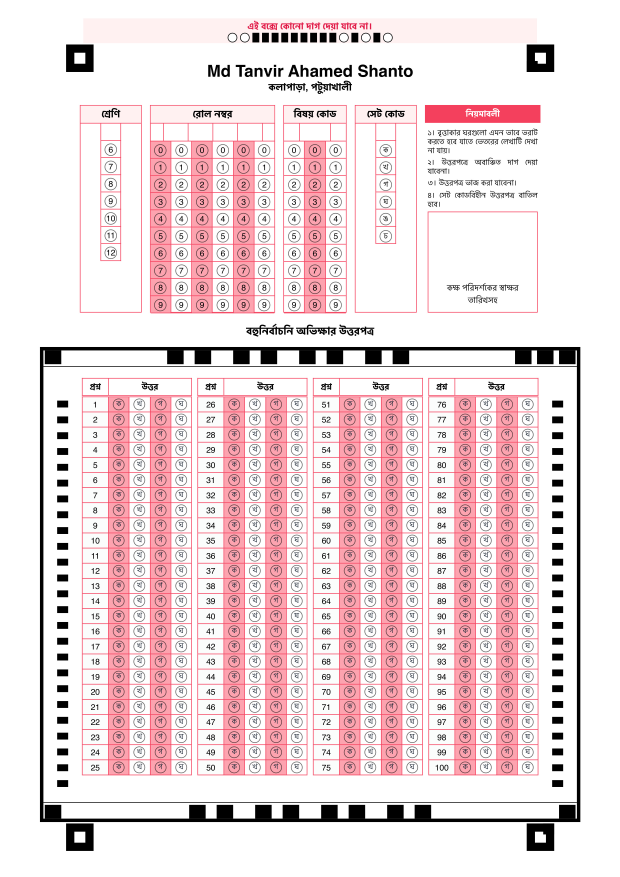
#> input picture test_omr.jpg, 2479 x 3508 px (shown at 1/4 size)
$ python simulate_marks.py   (older library calls are emulated)
#> lines starting #> are read from the running program, lines starting #| are printed output that depends on the picture; after the words box and inside, x2 and y2 are one past the last pixel; in counts of white or black regions, pixels touching at a corner belong together
#> further down, img is the input picture: shape (3508, 2479, 3); mean B, G, R 221.1, 218.5, 236.7
### app/utils/omr_engine.py
"""
OptiMark OMR Engine - Robust OMR processing using OpenCV, NumPy, Imutils.

Implements:
- Four corner marker detection (black squares) for Perspective Transform
- Preprocessing: Grayscale, Gaussian Blur, Canny Edge, Adaptive Thresholding
- Zone segmentation: Roll Number (top-left), Set Code, MCQ Grid (60 questions)
- Pixel Counting / Contour method: bubble marked if highest black pixel density in row
- Supports Bengali set codes: ক, খ, গ, ঘ
- Error handling: "No bubbles detected", "Image too blurry"
"""

import json
import os
import cv2
import numpy as np
from imutils.perspective import four_point_transform
from pathlib import Path
from typing import Optional, Dict, Tuple, List, Union
from dataclasses import dataclass, field


# --- Error codes for robust handling ---
class OMRProcessingError(Exception):
    """Base exception for OMR processing errors."""

    pass


class NoBubblesDetectedError(OMRProcessingError):
    """Raised when no bubbles could be detected in the image."""

    pass


class ImageTooBlurryError(OMRProcessingError):
    """Raised when image is too blurry for reliable processing."""

    pass


@dataclass
class OMRResult:
    """Structured result from OMR processing."""

    roll_number: str = ""
    set_code: str = ""
    answers: List[int] = field(default_factory=list)  # 0-3 for each question
    success: bool = False
    error_message: str = ""


# --- OMR Sheet Layout Constants ---
SHEET_WIDTH = 2480
SHEET_HEIGHT = 3508
MARKER_MIN_AREA_RATIO = 0.0005
MARKER_MAX_AREA_RATIO = 0.015
QUESTIONS_PER_COLUMN = 15
OPTIONS_PER_QUESTION = 4
TOTAL_QUESTIONS = 60

# Bengali set codes (ক=0, খ=1, গ=2, ঘ=3, ঙ=4, চ=5) - maps index to character
BENGALI_SET_CODES = ["ক", "খ", "গ", "ঘ", "ঙ", "চ"]
ENGLISH_SET_CODES = ["A", "B", "C", "D", "E", "F"]

# Blur detection threshold (Laplacian variance) - lower = blurrier
BLUR_THRESHOLD = 20

# 20Q custom template defaults (derived from mcq.png warped baseline: 2480x2289)
_DEFAULT_20Q_Y = [925, 1032, 1143, 1252, 1360, 1465, 1580, 1688, 1792, 1904]
_DEFAULT_20Q_X = [
    [393, 627, 856, 1094],
    [1741, 1975, 2209, 2443],
]
_DEFAULT_20Q_REF_W = 2480
_DEFAULT_20Q_REF_H = 2289
_DEFAULT_20Q_PROFILE = {
    "y_centers_norm": [v / _DEFAULT_20Q_REF_H for v in _DEFAULT_20Q_Y],
    "x_cols_norm": [[v / _DEFAULT_20Q_REF_W for v in col] for col in _DEFAULT_20Q_X],
    "roi_half_w_norm": 20 / _DEFAULT_20Q_REF_W,
    "roi_half_h_norm": 20 / _DEFAULT_20Q_REF_H,
    "mark_threshold": 0.17,
    "ambiguity_second_min": 0.18,
    "ambiguity_gap_max": 0.06,
    "ambiguity_peak_cap": 0.80,
}
_PROFILE_20Q_CACHE: Optional[Dict[str, object]] = None
_PROFILE_20Q_CACHE_KEY: Optional[Tuple[str, Optional[float]]] = None


# [160 lines left out: functions _resolve_20q_profile_path, _validate_20q_profile, _load_20q_profile, _build_20q_runtime_grid, _get_dynamic_zones, not called in this run]

def _order_points(pts: np.ndarray) -> np.ndarray:
    """Order 4 points as top-left, top-right, bottom-right, bottom-left."""
    rect = np.zeros((4, 2), dtype=np.float32)
    s = pts.sum(axis=1)
    rect[0] = pts[np.argmin(s)]
    rect[2] = pts[np.argmax(s)]
    diff = np.diff(pts, axis=1)
    rect[1] = pts[np.argmin(diff)]
    rect[3] = pts[np.argmax(diff)]
    return rect


# [7 lines left out: function _check_image_blur, not called in this run]


def _preprocess_image(img: np.ndarray) -> np.ndarray:
    """
    Full preprocessing pipeline:
    1. Grayscale
    2. Gaussian Blur (noise reduction)
    3. Adaptive Thresholding
    Also used for edge detection: Canny after Gaussian Blur.
    """
    # Step 1: Grayscale
    if len(img.shape) == 3:
        gray = cv2.cvtColor(img, cv2.COLOR_BGR2GRAY)
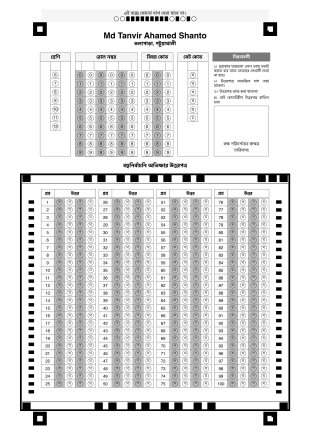
#> gray: shape (3508, 2479) (shown at 1/8 size); min 0, max 255, mean 224.2
    else:
        gray = img.copy()

    # Step 2: Contrast Enhancement (CLAHE) - very effective for shadows/mobile photos
    clahe = cv2.createCLAHE(clipLimit=2.0, tileGridSize=(8, 8))
    gray_balanced = clahe.apply(gray)

    # Step 3: Gaussian Blur - reduces noise for better edge detection
    blurred = cv2.GaussianBlur(gray_balanced, (5, 5), 0)

    return blurred


def _find_corner_markers(gray: np.ndarray) -> Optional[np.ndarray]:
    """
    Find the four black square corner markers using:
    - Multi-threshold adaptive thresholding
    - Canny Edge Detection
    - Contour detection
    Returns ordered points: top-left, top-right, bottom-right, bottom-left.
    """
    h, w = gray.shape
    total_area = h * w

    # Try multiple thresholds for robustness
    for t_val in [3, 7, 11, 15]:
        thresh = cv2.adaptiveThreshold(
            gray, 255, cv2.ADAPTIVE_THRESH_GAUSSIAN_C, cv2.THRESH_BINARY_INV, 21, t_val
        )
        edges = cv2.Canny(gray, 50, 150)
        combined = cv2.bitwise_or(thresh, edges)
        kernel = np.ones((3, 3), np.uint8)
        combined = cv2.morphologyEx(combined, cv2.MORPH_CLOSE, kernel)

        contours, _ = cv2.findContours(combined, cv2.RETR_EXTERNAL, cv2.CHAIN_APPROX_SIMPLE)
        candidates = []

        for cnt in contours:
            area = cv2.contourArea(cnt)
            if MARKER_MIN_AREA_RATIO * total_area < area < MARKER_MAX_AREA_RATIO * total_area:
                peri = cv2.arcLength(cnt, True)
                approx = cv2.approxPolyDP(cnt, 0.02 * peri, True)
                if len(approx) == 4:
                    x, y, w_rect, h_rect = cv2.boundingRect(approx)
                    aspect = max(w_rect, h_rect) / (min(w_rect, h_rect) + 1e-6)
                    if 0.4 < aspect < 2.5:
                        candidates.append((area, approx))

        candidates.sort(key=lambda x: x[0], reverse=True)
        centers = []
        for c in candidates:
            approx = c[1]
            pts_2d = approx.reshape(-1, 2)
            center = pts_2d.mean(axis=0)
            is_duplicate = False
            for existing in centers:
                if np.linalg.norm(center - existing) < 50:
                    is_duplicate = True
                    break
            if not is_duplicate:
                centers.append(center)
                if len(centers) == 10: break

        if len(centers) >= 4:
            import itertools
            max_quad_area = 0
            best_quad = None
            for quad_indices in itertools.combinations(range(len(centers)), 4):
                quad_pts = np.array([centers[i] for i in quad_indices], dtype=np.float32)
                ordered = _order_points(quad_pts)
                x, y = ordered[:, 0], ordered[:, 1]
                area = 0.5 * np.abs(np.dot(x, np.roll(y, 1)) - np.dot(y, np.roll(x, 1)))
                if area > max_quad_area:
                    max_quad_area = area
                    best_quad = ordered

            if best_quad is not None and max_quad_area > 0.40 * total_area:
                return best_quad.astype(np.float32)
#> this loop made 1 pass
#> pass 1, in _find_corner_markers, `thresh = cv2.adaptiveThreshold( gray, 255, cv2.ADAPTIVE_THRESH_GAUSSIA..`:
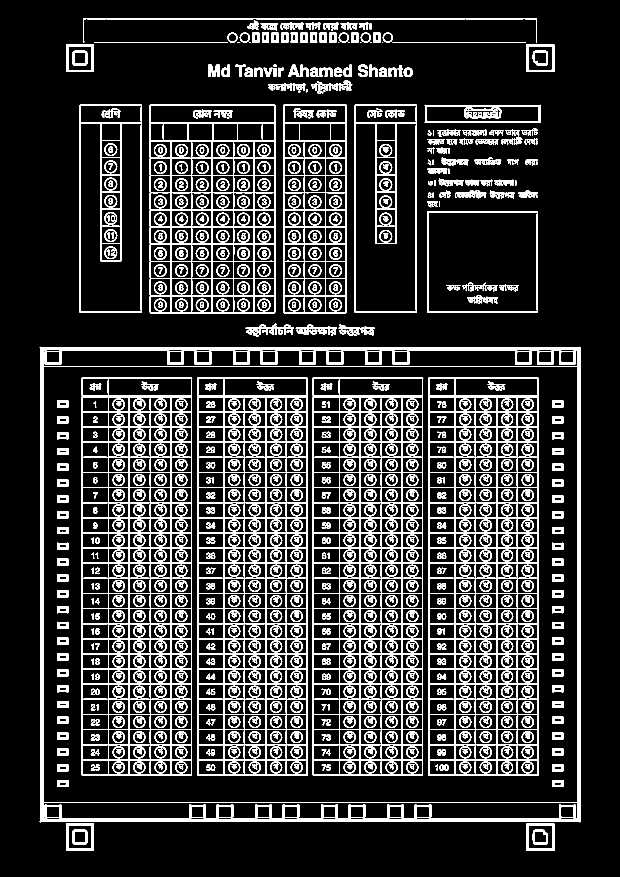
#> thresh: shape (3508, 2479) (shown at 1/4 size); 14% white; 1456 white regions (22 under 20 px), largest, box (x1, y1, x2, y2) and area: (159, 1387, 2322, 3289) 156298, (1251, 1586, 1692, 3102) 80561, (1713, 1586, 2154, 3102) 80444
#> pass 1, in _find_corner_markers, `edges = cv2.Canny(gray, 50, 150)`:
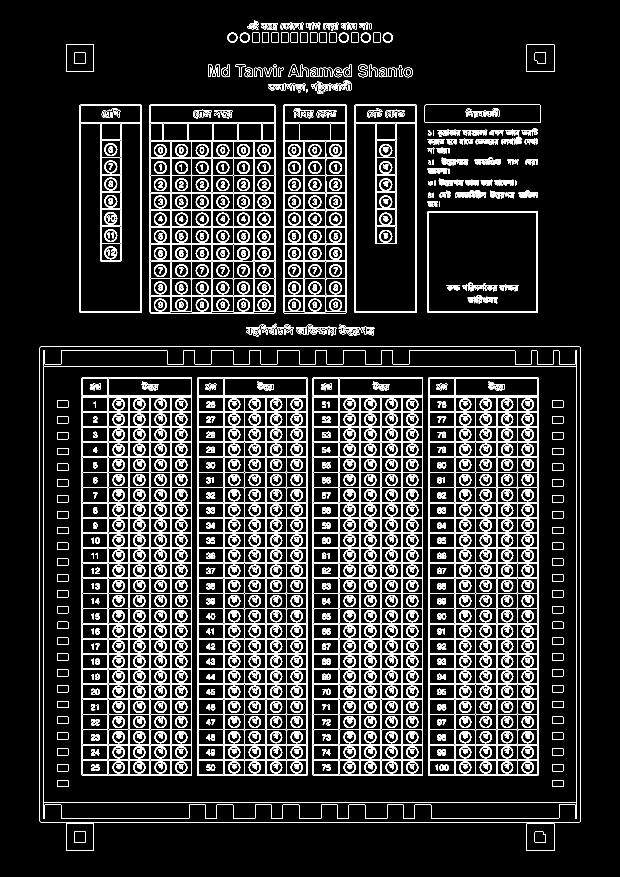
#> edges: shape (3508, 2479) (shown at 1/4 size); 6.3% white in thin lines or dots, all inside (x1, y1, x2, y2) = (159, 83, 2322, 3404)
#> pass 1, in _find_corner_markers, `combined = cv2.bitwise_or(thresh, edges)`:
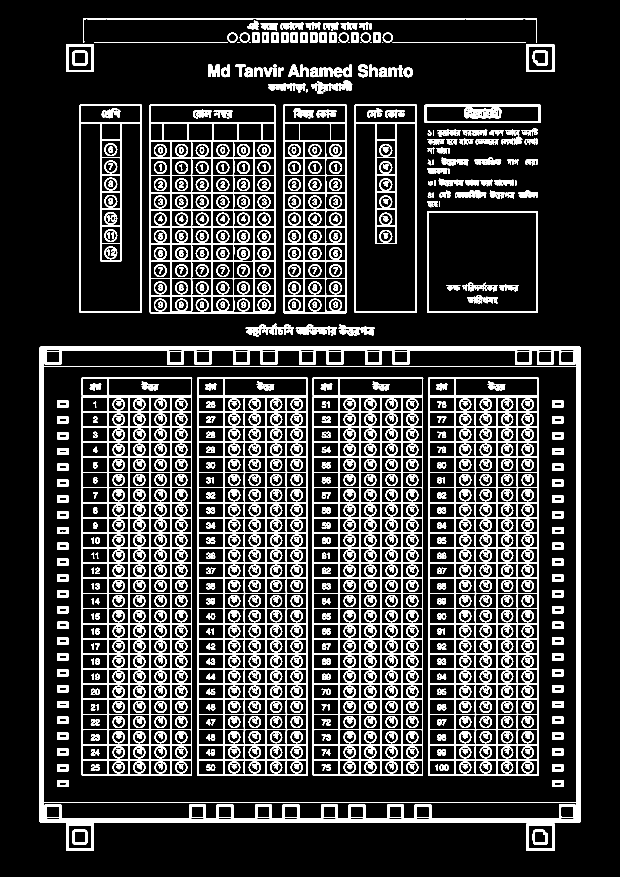
#> combined: shape (3508, 2479) (shown at 1/4 size); 15.2% white; 1451 white regions (22 under 20 px), largest, box (x1, y1, x2, y2) and area: (159, 1387, 2322, 3289) 168357, (1251, 1585, 1692, 3102) 85268, (789, 1585, 1230, 3102) 85240
#> `markers = _find_corner_markers(blurred)`: markers = [[319.2, 232.2], [2160.8, 232.2], [2161.5, 3347.8], [318.8, 3348.2]]

    # Local Corner Search Fallback: If global search fails, look specifically at image corners
    print("DEBUG: Global marker search failed, trying local corner search...")
    corners = []
    # top-left, top-right, bottom-right, bottom-left
    corner_regions = [
        (0, 0, w//3, h//3),
        (2*w//3, 0, w//3, h//3),
        (2*w//3, 2*h//3, w//3, h//3),
        (0, 2*h//3, w//3, h//3)
    ]

    found_points = []
    for (cx, cy, cw, ch) in corner_regions:
        roi = gray[cy:cy+ch, cx:cx+cw]
        best_local_area = 0
        best_local_pt = None

        for t_val in [3, 7, 11, 15]:
            thresh = cv2.adaptiveThreshold(roi, 255, cv2.ADAPTIVE_THRESH_GAUSSIAN_C, cv2.THRESH_BINARY_INV, 21, t_val)
            cnts, _ = cv2.findContours(thresh, cv2.RETR_EXTERNAL, cv2.CHAIN_APPROX_SIMPLE)
            for cnt in cnts:
                area = cv2.contourArea(cnt)
                if (cw*ch)*0.005 < area < (cw*ch)*0.15:
                    peri = cv2.arcLength(cnt, True)
                    approx = cv2.approxPolyDP(cnt, 0.02 * peri, True)
                    if len(approx) == 4:
                        pts = approx.reshape(-1, 2)
                        center = pts.mean(axis=0)
                        if area > best_local_area:
                            best_local_area = area
                            best_local_pt = center + [cx, cy]
            if best_local_pt is not None: break

        if best_local_pt is not None:
            found_points.append(best_local_pt)

    if len(found_points) == 4:
        print("DEBUG: Local corner search SUCCEEDED!")
        return _order_points(np.array(found_points, dtype=np.float32))

    return None

def _warp_perspective(img: np.ndarray, src_pts: np.ndarray, target_width: int = SHEET_WIDTH) -> np.ndarray:
    """Apply perspective transform for top-down view using imutils."""
#> called with src_pts = array of shape (4, 2), target_width = 2480
    # src_pts are top-left, top-right, bottom-right, bottom-left
    tl, tr, br, bl = src_pts
#> tl = [319.2, 232.2]; tr = [2160.8, 232.2]; br = [2161.5, 3347.8]; bl = [318.8, 3348.2]

    # Calculate widths and heights
    width_top = np.linalg.norm(tr - tl)
#> width_top = 1841.5
    width_bottom = np.linalg.norm(br - bl)
#> width_bottom = 1842.8
    max_width_px = max(int(width_top), int(width_bottom))
#> max_width_px = 1842

    height_left = np.linalg.norm(tl - bl)
#> height_left = 3116
    height_right = np.linalg.norm(tr - br)
#> height_right = 3115.5
    max_height_px = max(int(height_left), int(height_right))
#> max_height_px = 3116

    if max_width_px == 0:
        return img

    aspect_ratio = max_height_px / max_width_px
#> aspect_ratio = 1.69
    target_height = int(target_width * aspect_ratio)
#> target_height = 4195

    dst_pts = np.array([
        [0, 0],
        [target_width - 1, 0],
        [target_width - 1, target_height - 1],
        [0, target_height - 1]
    ], dtype=np.float32)
#> dst_pts = [[0, 0], [2479, 0], [2479, 4194], [0, 4194]]

    M = cv2.getPerspectiveTransform(src_pts, dst_pts)
#> M = [[1.35, 0.000216, -429.8], [-2.19e-16, 1.35, -312.8], [-8.71e-08, 2.18e-07, 1]]
    warped = cv2.warpPerspective(img, M, (target_width, target_height))
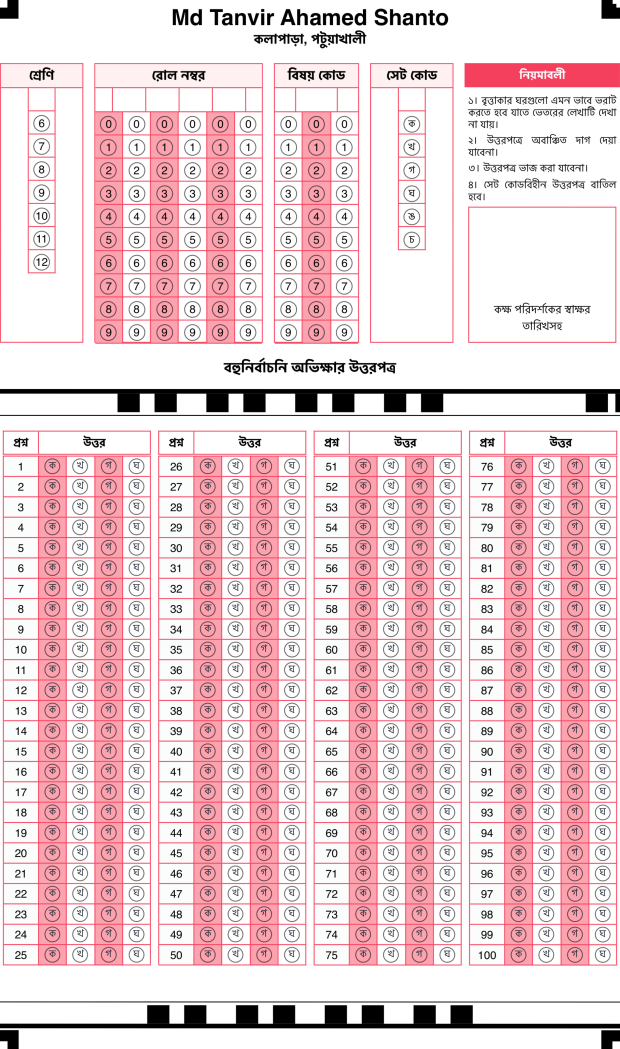
#> warped: shape (4195, 2480, 3) (shown at 1/4 size); mean B, G, R 212.5, 208.5, 235.5
    return warped


# [417 lines left out: functions _get_bubble_density, _detect_marked_option_by_density, _read_roll_number, _extract_roll_fallback, _extract_roll_fallback, _extract_setcode_fallback and 2 more, not called in this run]
class OMRProcessor:
    """
    OMR processing class - encapsulates all OMR logic.
    """

    # [274 lines left out: functions __init__, process, process_omr_image, grade_omr_result, not called in this run]

### simulate_marks.py
import cv2
import numpy as np
from app.utils.omr_engine import process_omr_image, _preprocess_image, _find_corner_markers, _warp_perspective, SHEET_WIDTH, SHEET_HEIGHT

# Load blank
img = cv2.imread("test_omr.jpg")
blurred = _preprocess_image(img)
markers = _find_corner_markers(blurred)
warped = _warp_perspective(img, markers)

roll_x, roll_y = 378, 211
roll_region_w, roll_region_h = 674, 938
set_region_x, set_region_y = 1480, 211
set_region_w, set_region_h = 334, 935

# Fill Roll Number: let's try to fill digit 0=1, 1=2, 2=3, 3=4, 4=5, 5=5
num_digits = 6
cell_w = roll_region_w // num_digits
cell_h = roll_region_h // 10
test_roll = [1, 2, 3, 4, 5, 5]
for col, val in enumerate(test_roll):
    cx = roll_x + col * cell_w + cell_w // 2
    cy = roll_y + val * cell_h + cell_h // 2
    cv2.circle(warped, (cx, cy), 15, (0, 0, 0), -1)

# Fill Set Code: choose index 1 ("খ")
num_options_set = 4
cell_w_set = set_region_w // num_options_set
cell_h_set = roll_region_h
cx_set = set_region_x + 1 * cell_w_set + cell_w_set // 2
cy_set = roll_y + cell_h_set // 2
cv2.circle(warped, (cx_set, cy_set), 15, (0, 0, 0), -1)

# Fill Grid:
grid_top = 1524
grid_height = 1705
grid_left = 11
column_step = 622

total_questions = 100
q_per_col = 25

col_width = 593
q_block_h = grid_height // q_per_col
bubble_grid_w = col_width - int(30 * (2480 / 670.0))
opt_w_adj = bubble_grid_w // 4
opt_h = q_block_h

# Answer pattern: 0, 1, 2, 3 repeating
for q in range(total_questions):
    col_idx = q // q_per_col
    row_idx = q % q_per_col
    x_start = grid_left + col_idx * column_step
    bubble_grid_x = x_start + int(30 * (2480 / 670.0))

    ans = q % 4
    cx_ans = bubble_grid_x + ans * opt_w_adj + opt_w_adj // 2
    cy_ans = grid_top + row_idx * q_block_h + opt_h // 2
    cv2.circle(warped, (cx_ans, cy_ans), 15, (0, 0, 0), -1)

# save simulated marked image
cv2.imwrite("simulated_marked.jpg", warped)
print("Saved simulated_marked.jpg")

$ run again, with mcq.png saved as test_omr.jpg
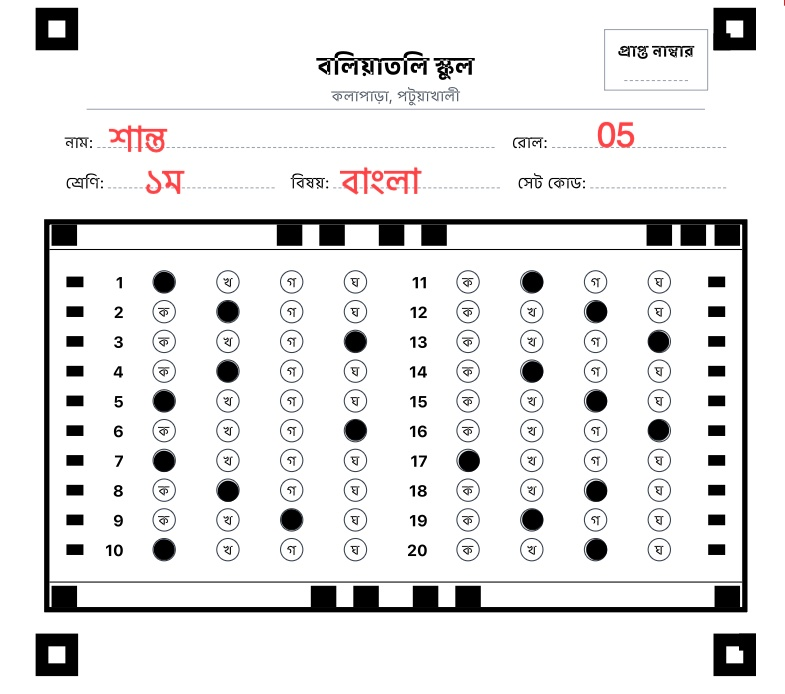
#> input picture mcq.png, 785 x 694 px
#> img is the input picture: shape (694, 785, 3); mean B, G, R 231.8, 231.7, 232.3
#> the loop in _find_corner_markers, `for t_val in [3, 7, 11, 15]:` made 1 pass
#> pass 1, in _find_corner_markers, `thresh = cv2.adaptiveThreshold( gray, 255, cv2.ADAPTIVE_THRESH_GAUSSIA..`:
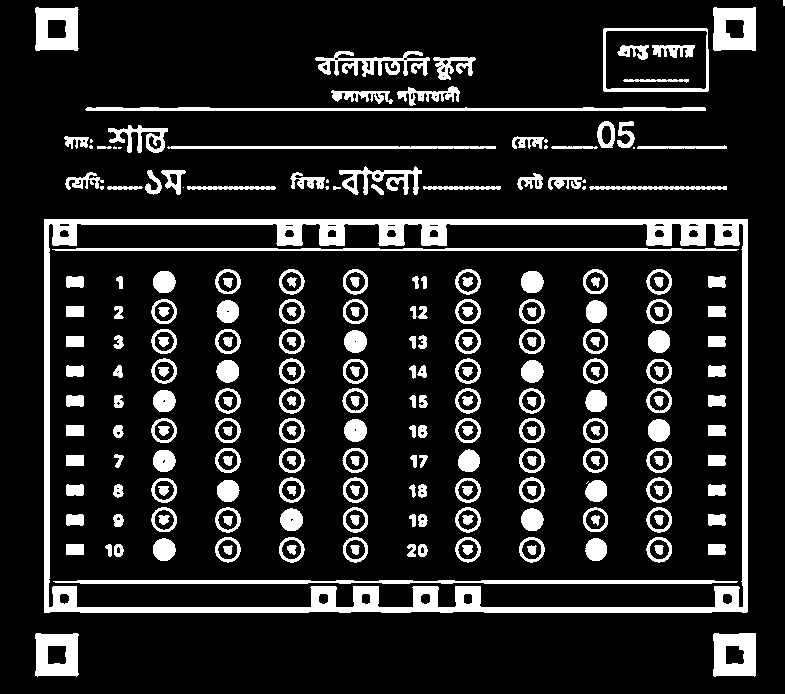
#> thresh: shape (694, 785); 13.9% white; 244 white regions (15 under 20 px), largest, box (x1, y1, x2, y2) and area: (44, 219, 748, 613) 19057, (53, 580, 738, 584) 2412, (85, 107, 706, 111) 2023
#> markers = [[56.25, 28.25], [734.2, 28.25], [734, 654.2], [56.25, 654.5]]
#> tl = [56.25, 28.25]; tr = [734.2, 28.25]; br = [734, 654.2]; bl = [56.25, 654.5]
#> width_top = 678
#> width_bottom = 677.8
#> max_width_px = 678
#> height_left = 626.2
#> height_right = 626
#> aspect_ratio = 0.923
#> target_height = 2289
#> dst_pts = [[0, 0], [2479, 0], [2479, 2288], [0, 2288]]
#> M = [[3.65, -2.25e-17, -205.6], [-1.94e-17, 3.65, -103.2], [-5.89e-07, -5.89e-07, 1]]
#> in _warp_perspective, `warped = cv2.warpPerspective(img, M, (target_width, target_height))`:
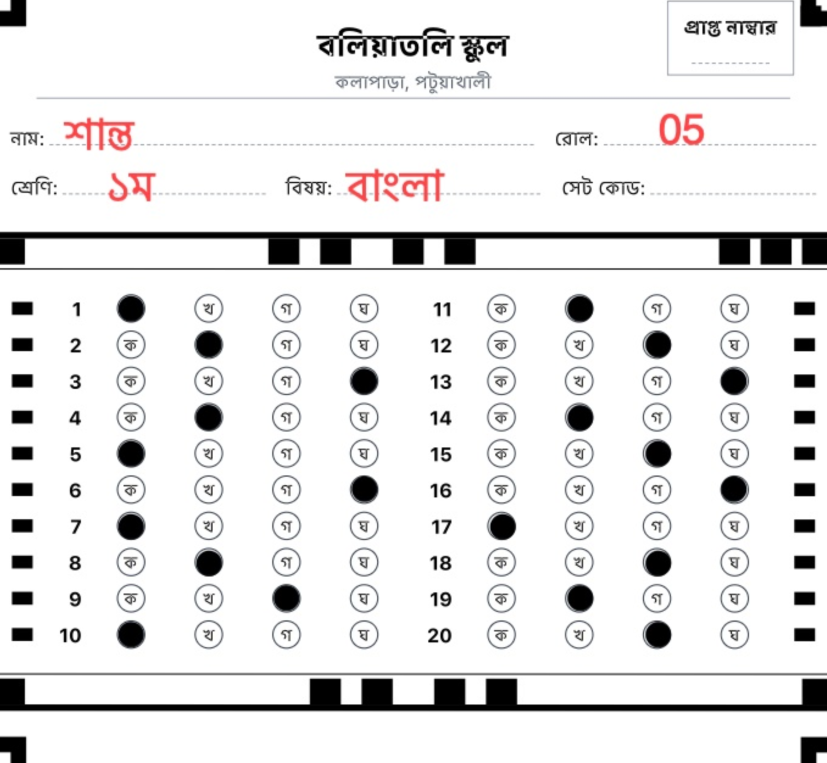
#> warped: shape (2289, 2480, 3) (shown at 1/3 size); mean B, G, R 230.9, 230.8, 231.5
